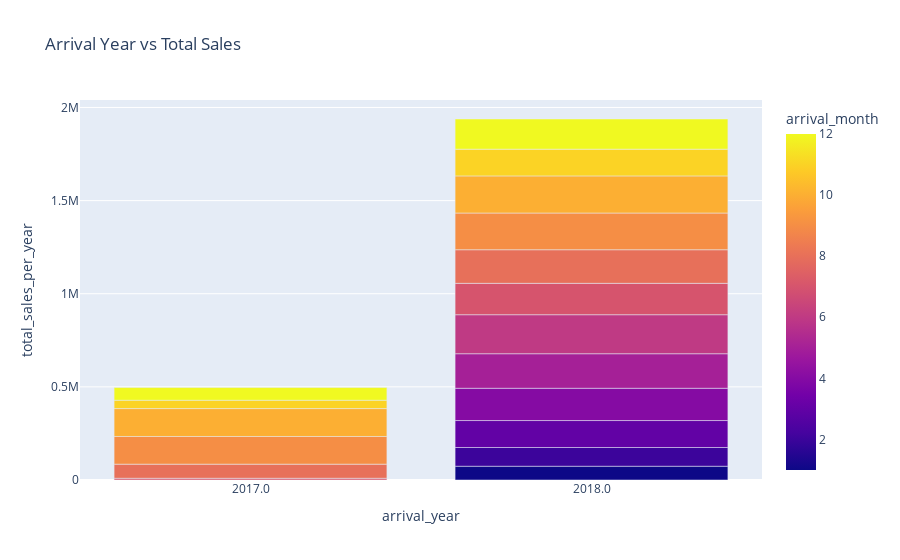

Write notebook code for a chart like this one.
### Code cell
fig = px.bar(price_df, x='arrival_year', y='total_sales_per_year',title="Arrival Year vs Total Sales",color="arrival_month")
fig.show()

### Figure 1 — Plotly figure (JSON) as saved in the notebook; plotly's stock layout.template omitted (floating-point values rounded to 4 significant figures)
{"data": [{"alignmentgroup": "True", "hovertemplate": "arrival_year=%{x}<br>total_sales_per_year=%{y}<br>arrival_month=%{marker.color}<extra></extra>", "legendgroup": "", "marker": {"color": [7, 8, 9, 10, 11, 12, 1, 2, 3, 4, 5, 6, 7, 8, 9, 10, 11, 12], "coloraxis": "coloraxis", "pattern": {"shape": ""}}, "name": "", "offsetgroup": "", "orientation": "v", "showlegend": false, "textposition": "auto", "type": "bar", "x": ["2017.0", "2017.0", "2017.0", "2017.0", "2017.0", "2017.0", "2018.0", "2018.0", "2018.0", "2018.0", "2018.0", "2018.0", "2018.0", "2018.0", "2018.0", "2018.0", "2018.0", "2018.0"], "xaxis": "x", "y": [9317.0, 75640.0, 148700.0, 149700.0, 44800.0, 68330.0, 73950.0, 100500.0, 144800.0, 173300.0, 185400.0, 209400.0, 168500.0, 180400.0, 197000.0, 199400.0, 143500.0, 162000.0], "yaxis": "y"}], "layout": {"barmode": "relative", "coloraxis": {"colorbar": {"title": {"text": "arrival_month"}}, "colorscale": [[0, "#0d0887"], [0.1111, "#46039f"], [0.2222, "#7201a8"], [0.3333, "#9c179e"], [0.4444, "#bd3786"], [0.5556, "#d8576b"], [0.6667, "#ed7953"], [0.7778, "#fb9f3a"], [0.8889, "#fdca26"], [1, "#f0f921"]]}, "legend": {"tracegroupgap": 0}, "title": {"text": "Arrival Year vs Total Sales"}, "xaxis": {"anchor": "y", "domain": [0, 1], "title": {"text": "arrival_year"}}, "yaxis": {"anchor": "x", "domain": [0, 1], "title": {"text": "total_sales_per_year"}}}}
